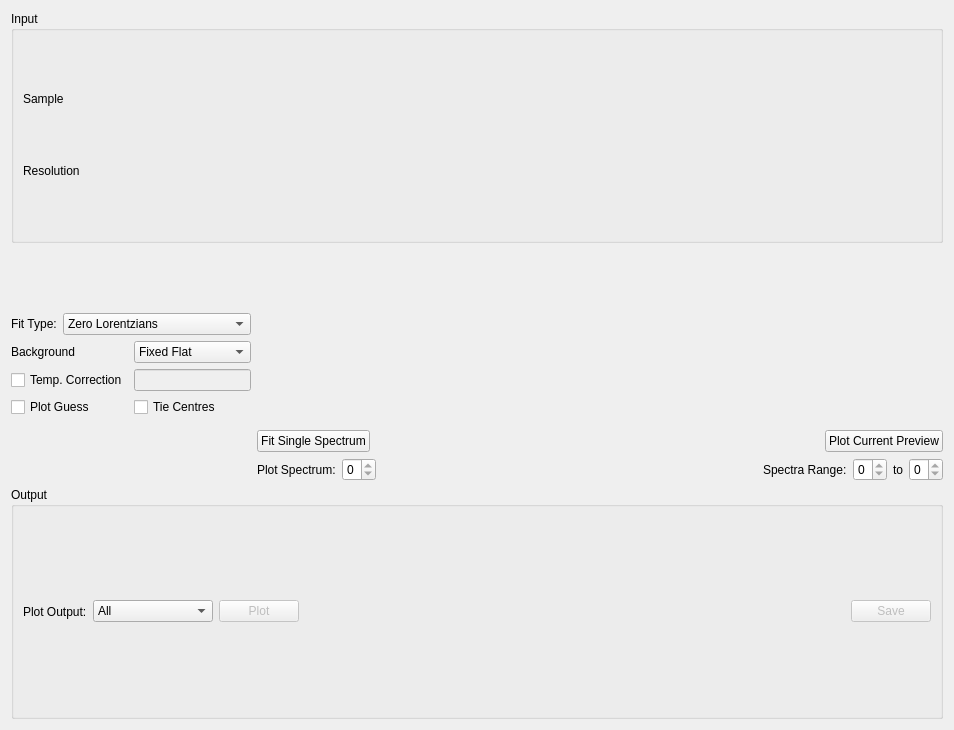
<?xml version="1.0" encoding="UTF-8"?>
<ui version="4.0">
 <class>ConvFit</class>
 <widget class="QWidget" name="ConvFit">
  <property name="geometry">
   <rect>
    <x>0</x>
    <y>0</y>
    <width>954</width>
    <height>730</height>
   </rect>
  </property>
  <property name="windowTitle">
   <string>Form</string>
  </property>
  <layout class="QVBoxLayout" name="verticalLayout_42">
   <item>
    <widget class="QGroupBox" name="gbInput">
     <property name="title">
      <string>Input</string>
     </property>
     <layout class="QGridLayout" name="layoutFiles">
      <item row="0" column="0">
       <widget class="QLabel" name="label_42">
        <property name="sizePolicy">
         <sizepolicy hsizetype="Fixed" vsizetype="Preferred">
          <horstretch>0</horstretch>
          <verstretch>0</verstretch>
         </sizepolicy>
        </property>
        <property name="text">
         <string>Sample</string>
        </property>
       </widget>
      </item>
      <item row="1" column="0">
       <widget class="QLabel" name="label_32">
        <property name="sizePolicy">
         <sizepolicy hsizetype="Fixed" vsizetype="Preferred">
          <horstretch>0</horstretch>
          <verstretch>0</verstretch>
         </sizepolicy>
        </property>
        <property name="text">
         <string>Resolution</string>
        </property>
       </widget>
      </item>
      <item row="0" column="1" colspan="2">
       <widget class="MantidQt::MantidWidgets::DataSelector" name="dsSampleInput" native="true">
        <property name="sizePolicy">
         <sizepolicy hsizetype="Minimum" vsizetype="Fixed">
          <horstretch>0</horstretch>
          <verstretch>0</verstretch>
         </sizepolicy>
        </property>
        <property name="autoLoad" stdset="0">
         <bool>true</bool>
        </property>
        <property name="workspaceSuffixes" stdset="0">
         <stringlist>
          <string>_red</string>
          <string>_sqw</string>
         </stringlist>
        </property>
        <property name="fileBrowserSuffixes" stdset="0">
         <stringlist>
          <string>_red.nxs</string>
          <string>_sqw.nxs</string>
          <string>.sqw</string>
          <string>.red</string>
         </stringlist>
        </property>
        <property name="showLoad" stdset="0">
         <bool>false</bool>
        </property>
        <property name="ShowGroups" stdset="0">
         <bool>false</bool>
        </property>
       </widget>
      </item>
      <item row="1" column="1" colspan="2">
       <widget class="MantidQt::MantidWidgets::DataSelector" name="dsResInput" native="true">
        <property name="sizePolicy">
         <sizepolicy hsizetype="Minimum" vsizetype="Fixed">
          <horstretch>0</horstretch>
          <verstretch>0</verstretch>
         </sizepolicy>
        </property>
        <property name="autoLoad" stdset="0">
         <bool>true</bool>
        </property>
        <property name="workspaceSuffixes" stdset="0">
         <stringlist>
          <string>_res</string>
          <string>_red</string>
          <string>_sqw</string>
         </stringlist>
        </property>
        <property name="fileBrowserSuffixes" stdset="0">
         <stringlist>
          <string>_res.nxs</string>
          <string>_red.nxs</string>
          <string>_sqw.nxs</string>
         </stringlist>
        </property>
        <property name="showLoad" stdset="0">
         <bool>false</bool>
        </property>
        <property name="ShowGroups" stdset="0">
         <bool>false</bool>
        </property>
       </widget>
      </item>
     </layout>
    </widget>
   </item>
   <item>
    <layout class="QHBoxLayout" name="loPlotArea">
     <item>
      <layout class="QVBoxLayout" name="loProperties">
       <item>
        <layout class="QVBoxLayout" name="loOptions">
         <item>
          <layout class="QHBoxLayout" name="loFitType">
           <item>
            <widget class="QLabel" name="lbFitType">
             <property name="text">
              <string>Fit Type:</string>
             </property>
            </widget>
           </item>
           <item>
            <widget class="QComboBox" name="cbFitType">
             <item>
              <property name="text">
               <string>Zero Lorentzians</string>
              </property>
             </item>
             <item>
              <property name="text">
               <string>One Lorentzian</string>
              </property>
             </item>
             <item>
              <property name="text">
               <string>Two Lorentzians</string>
              </property>
             </item>
             <item>
              <property name="text">
               <string>InelasticDiffSphere</string>
              </property>
             </item>
             <item>
              <property name="text">
               <string>InelasticDiffRotDiscreteCircle</string>
              </property>
             </item>
             <item>
              <property name="text">
               <string>ElasticDiffSphere</string>
              </property>
             </item>
             <item>
              <property name="text">
               <string>ElasticDiffRotDiscreteCircle</string>
              </property>
             </item>
             <item>
              <property name="text">
               <string>StretchedExpFT</string>
              </property>
             </item>
            </widget>
           </item>
          </layout>
         </item>
         <item>
          <layout class="QHBoxLayout" name="loBackground">
           <item>
            <widget class="QLabel" name="lbBackground">
             <property name="text">
              <string>Background</string>
             </property>
            </widget>
           </item>
           <item>
            <widget class="QComboBox" name="cbBackground">
             <item>
              <property name="text">
               <string>Fixed Flat</string>
              </property>
             </item>
             <item>
              <property name="text">
               <string>Fit Flat</string>
              </property>
             </item>
             <item>
              <property name="text">
               <string>Fit Linear</string>
              </property>
             </item>
            </widget>
           </item>
          </layout>
         </item>
         <item>
          <layout class="QHBoxLayout" name="loTempCorrection">
           <item>
            <widget class="QCheckBox" name="ckTempCorrection">
             <property name="text">
              <string>Temp. Correction</string>
             </property>
            </widget>
           </item>
           <item>
            <widget class="QLineEdit" name="leTempCorrection">
             <property name="enabled">
              <bool>false</bool>
             </property>
             <property name="sizePolicy">
              <sizepolicy hsizetype="Preferred" vsizetype="Fixed">
               <horstretch>0</horstretch>
               <verstretch>0</verstretch>
              </sizepolicy>
             </property>
             <property name="toolTip">
              <string>If set, applies the correction x*temp / 1-exp(x*temp) to the lorentzian before convolution.</string>
             </property>
            </widget>
           </item>
          </layout>
         </item>
         <item>
          <layout class="QHBoxLayout" name="loMiscOptions">
           <item>
            <widget class="QCheckBox" name="ckPlotGuess">
             <property name="text">
              <string>Plot Guess</string>
             </property>
            </widget>
           </item>
           <item>
            <widget class="QCheckBox" name="ckTieCentres">
             <property name="text">
              <string>Tie Centres</string>
             </property>
            </widget>
           </item>
          </layout>
         </item>
        </layout>
       </item>
       <item>
        <layout class="QVBoxLayout" name="properties"/>
       </item>
      </layout>
     </item>
     <item>
      <layout class="QVBoxLayout" name="loMiniPlot">
       <item>
        <widget class="MantidQt::MantidWidgets::PreviewPlot" name="ppPlot" native="true">
         <property name="showLegend" stdset="0">
          <bool>true</bool>
         </property>
         <property name="canvasColour" stdset="0">
          <color>
           <red>255</red>
           <green>255</green>
           <blue>255</blue>
          </color>
         </property>
        </widget>
       </item>
       <item>
        <widget class="MantidQt::MantidWidgets::PreviewPlot" name="ppPlotDiff" native="true"/>
       </item>
       <item>
        <layout class="QHBoxLayout" name="loPlotOptions">
         <item>
          <widget class="QPushButton" name="pbSingleFit">
           <property name="text">
            <string>Fit Single Spectrum</string>
           </property>
          </widget>
         </item>
         <item>
          <spacer name="horizontalSpacer_2">
           <property name="orientation">
            <enum>Qt::Horizontal</enum>
           </property>
           <property name="sizeHint" stdset="0">
            <size>
             <width>40</width>
             <height>20</height>
            </size>
           </property>
          </spacer>
         </item>
         <item>
          <widget class="QPushButton" name="pbPlotPreview">
           <property name="text">
            <string>Plot Current Preview</string>
           </property>
          </widget>
         </item>
        </layout>
       </item>
       <item>
        <layout class="QHBoxLayout" name="loSpectra">
         <item>
          <widget class="QLabel" name="lbPlotSpectrum">
           <property name="text">
            <string>Plot Spectrum:</string>
           </property>
          </widget>
         </item>
         <item>
          <widget class="QSpinBox" name="spPlotSpectrum">
           <property name="minimum">
            <number>0</number>
           </property>
           <property name="maximum">
            <number>0</number>
           </property>
          </widget>
         </item>
         <item>
          <spacer name="horizontalSpacer_3">
           <property name="orientation">
            <enum>Qt::Horizontal</enum>
           </property>
           <property name="sizeHint" stdset="0">
            <size>
             <width>40</width>
             <height>20</height>
            </size>
           </property>
          </spacer>
         </item>
         <item>
          <widget class="QLabel" name="lbSpectraRange">
           <property name="text">
            <string>Spectra Range:</string>
           </property>
          </widget>
         </item>
         <item>
          <widget class="QSpinBox" name="spSpectraMin">
           <property name="minimum">
            <number>0</number>
           </property>
           <property name="maximum">
            <number>0</number>
           </property>
          </widget>
         </item>
         <item>
          <widget class="QLabel" name="lbSpectraTo">
           <property name="text">
            <string>to</string>
           </property>
          </widget>
         </item>
         <item>
          <widget class="QSpinBox" name="spSpectraMax">
           <property name="minimum">
            <number>0</number>
           </property>
           <property name="maximum">
            <number>0</number>
           </property>
          </widget>
         </item>
        </layout>
       </item>
      </layout>
     </item>
    </layout>
   </item>
   <item>
    <widget class="QGroupBox" name="gbOutput">
     <property name="title">
      <string>Output</string>
     </property>
     <layout class="QHBoxLayout" name="horizontalLayout_10">
      <item>
       <widget class="QLabel" name="lbPlotType">
        <property name="text">
         <string>Plot Output:</string>
        </property>
       </widget>
      </item>
      <item>
       <widget class="QComboBox" name="cbPlotType">
        <property name="sizePolicy">
         <sizepolicy hsizetype="Preferred" vsizetype="Fixed">
          <horstretch>0</horstretch>
          <verstretch>0</verstretch>
         </sizepolicy>
        </property>
        <property name="minimumSize">
         <size>
          <width>120</width>
          <height>0</height>
         </size>
        </property>
        <item>
         <property name="text">
          <string>All</string>
         </property>
        </item>
        <item>
         <property name="text">
          <string>Amplitude</string>
         </property>
        </item>
        <item>
         <property name="text">
          <string>FWHM</string>
         </property>
        </item>
       </widget>
      </item>
      <item>
       <widget class="QPushButton" name="pbPlot">
        <property name="enabled">
         <bool>false</bool>
        </property>
        <property name="text">
         <string>Plot</string>
        </property>
       </widget>
      </item>
      <item>
       <spacer name="horizontalSpacer_1">
        <property name="orientation">
         <enum>Qt::Horizontal</enum>
        </property>
        <property name="sizeHint" stdset="0">
         <size>
          <width>40</width>
          <height>20</height>
         </size>
        </property>
       </spacer>
      </item>
      <item>
       <widget class="QPushButton" name="pbSave">
        <property name="enabled">
         <bool>false</bool>
        </property>
        <property name="text">
         <string>Save</string>
        </property>
       </widget>
      </item>
     </layout>
    </widget>
   </item>
  </layout>
 </widget>
 <customwidgets>
  <customwidget>
   <class>MantidQt::MantidWidgets::DataSelector</class>
   <extends>QWidget</extends>
   <header>MantidQtMantidWidgets/DataSelector.h</header>
  </customwidget>
  <customwidget>
   <class>MantidQt::MantidWidgets::PreviewPlot</class>
   <extends>QWidget</extends>
   <header>MantidQtMantidWidgets/PreviewPlot.h</header>
   <container>1</container>
  </customwidget>
 </customwidgets>
 <resources/>
 <connections/>
</ui>
